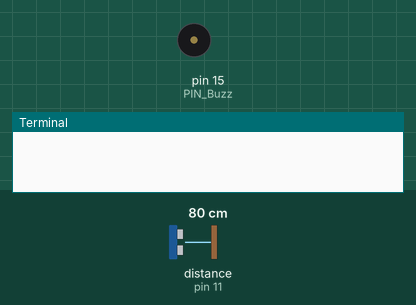
A program run on a simulated Raspberry Pi (header pin numbers). Shown: buzzer (waves = sounding), the last lines printed to the terminal. The test bench sets the inputs (shaded band); at power-on: distance to the obstacle (sensor on pin 11) 80 cm. The echo pulse lasts 58.3 µs per cm; the clock reads 2024-03-15 10:24:30 at power-on unless the program sets it.

Above: at 0.1 s.
At 2.1 s:
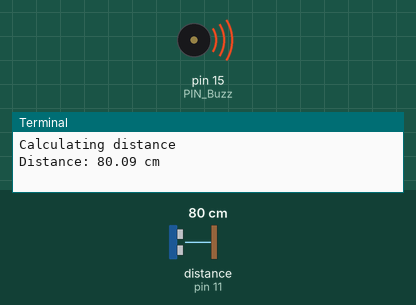
Timing chart, 0 to 3.6 s (numbered marks = the images above):
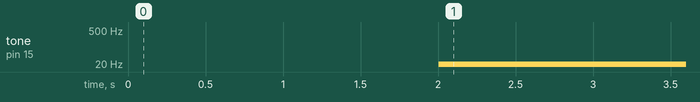

The program:

supersonicsensioir.py
```python
import RPi.GPIO as GPIO
import time

try:
      GPIO.setmode(GPIO.BOARD)

      PIN_TRIGGER = 7
      PIN_ECHO = 11
      PIN_Buzz = 15

      GPIO.setup(PIN_TRIGGER, GPIO.OUT)
      GPIO.setup(PIN_ECHO, GPIO.IN)
      GPIO.setup(PIN_Buzz, GPIO.OUT, initial=GPIO.LOW)

      GPIO.output(PIN_TRIGGER, GPIO.LOW)

      # time for sensor to adjust

      time.sleep(2)
      pwm = GPIO.PWM(PIN_Buzz, 100)
      pwm.start(0)

      while(True):

            print "Calculating distance"

            GPIO.output(PIN_TRIGGER, GPIO.HIGH)
            time.sleep(0.00001)                            # send trigger pulse signal
            GPIO.output(PIN_TRIGGER, GPIO.LOW)


            while GPIO.input(PIN_ECHO)==0:
                  pulse_start_time = time.time()            #Capture pulse from the start to finish via echo
            while GPIO.input(PIN_ECHO)==1:                  #via the GPIO.input from the echo pin
                  pulse_end_time = time.time()               #time it. and save the times


            pulse_duration = pulse_end_time - pulse_start_time
            distance = round(pulse_duration * 17150, 2)           #the math to calculate the distance of an object

                        #print distance
            print "Distance:",distance,"cm"

            #buzzer pin feedback
            if (distance <= 110):
                  pwm.ChangeFrequency(12 - distance / 10)
                  pwm.ChangeDutyCycle(50)
                  time.sleep(1)
            else:
                  pwm.ChangeDutyCycle(0)


except KeyboardInterrupt:
      GPIO.cleanup()
```

Measured:
- by itself, tone on pin 15 (PIN_Buzz): silent → 3 Hz at 2.0 s
